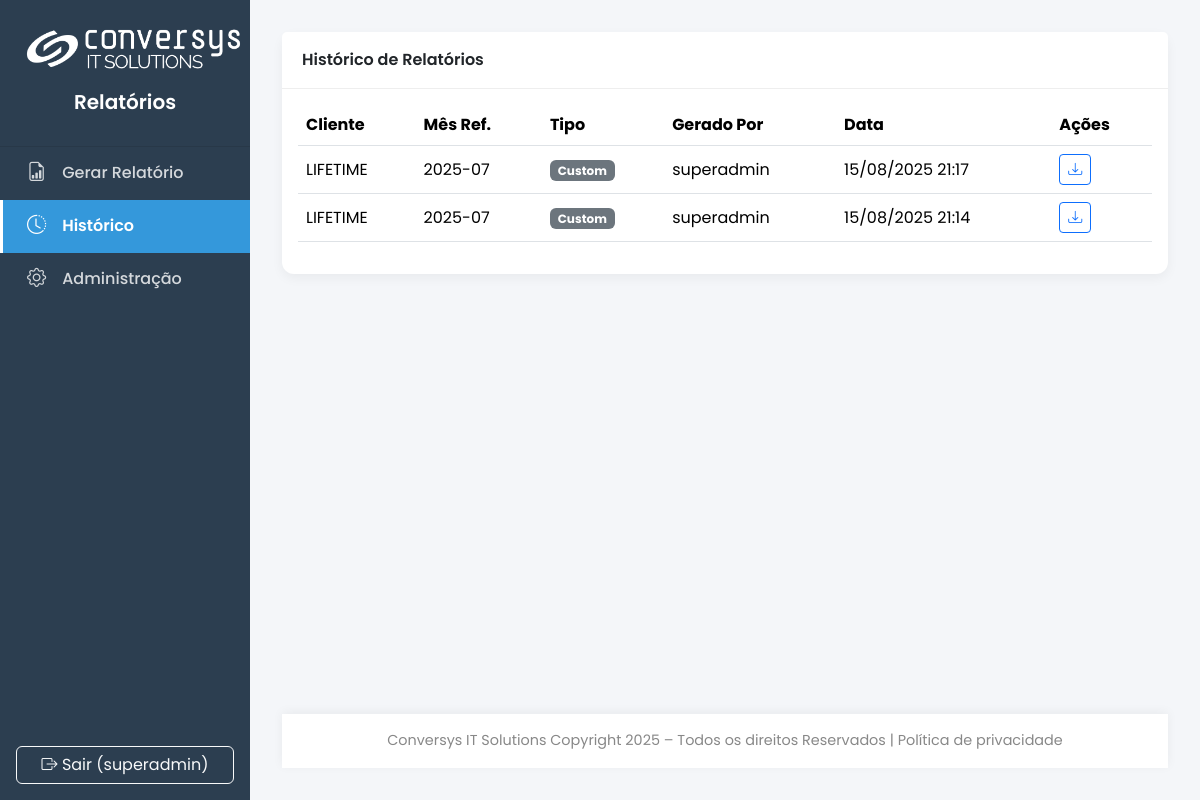
/history (signed in), run on an earlier commit of the app's database.
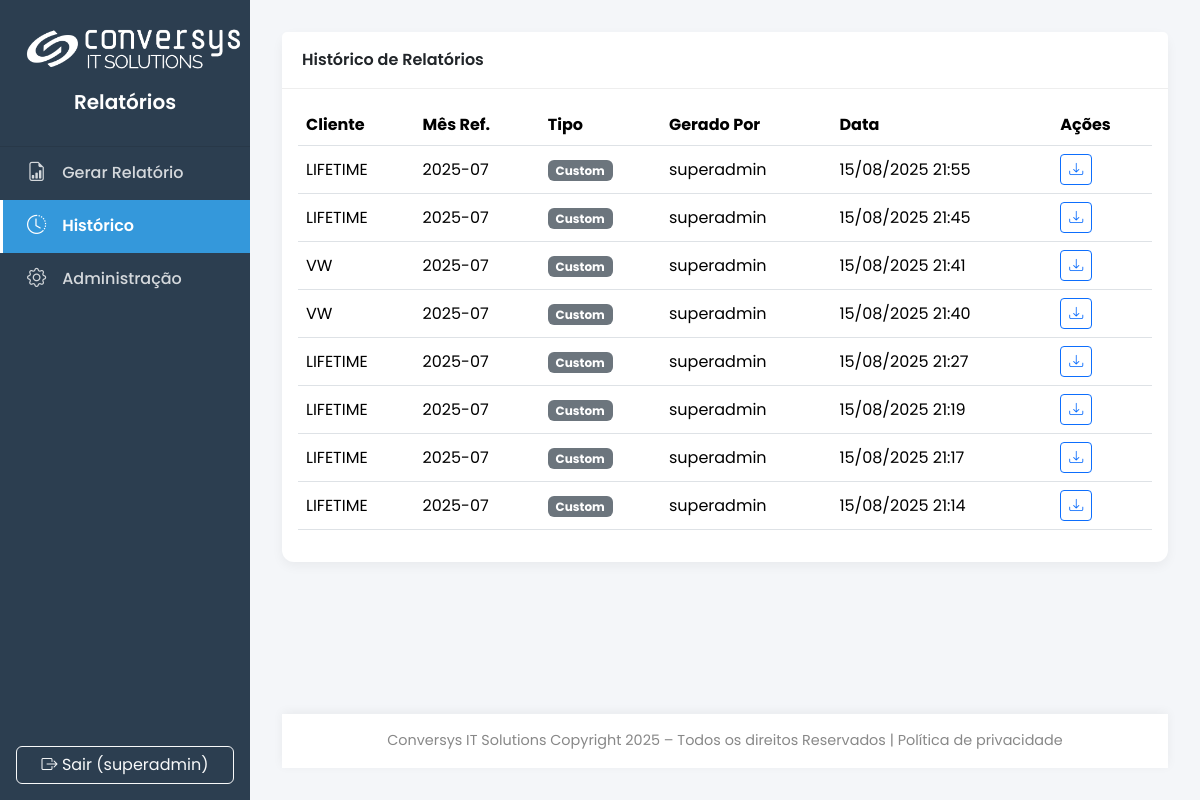
And on a later commit of the database.
### main.py (models this page shows, shortened)
class SystemConfig(db.Model):
    id = db.Column(db.Integer, primary_key=True)
    company_name = db.Column(db.String(100), default="Conversys IT Solutions")
    footer_text = db.Column(db.String(255), default=f"Conversys IT Solutions Copyright {dt.datetime.now().year} – Todos os direitos Reservados | Política de privacidade")
    primary_color = db.Column(db.String(7), default="#2c3e50")
    secondary_color = db.Column(db.String(7), default="#3498db")
    logo_dark_bg_path = db.Column(db.String(255), nullable=True)
    logo_light_bg_path = db.Column(db.String(255), nullable=True)
    logo_size = db.Column(db.Integer, default=50)
    login_media_path = db.Column(db.String(255), nullable=True)
    login_media_fill_mode = db.Column(db.String(10), default='cover')
    login_media_bg_color = db.Column(db.String(7), default='#2c3e50')
    report_cover_path = db.Column(db.String(255), nullable=True)
    report_final_page_path = db.Column(db.String(255), nullable=True)

class User(UserMixin, db.Model):
    id = db.Column(db.Integer, primary_key=True)
    username = db.Column(db.String(64), unique=True, nullable=False)
    password_hash = db.Column(db.String(256))
    role_id = db.Column(db.Integer, db.ForeignKey('role.id'), nullable=False)
    role = db.relationship('Role', backref='users')
    reports = db.relationship('Report', backref='author', lazy=True)
    clients = db.relationship('Client', secondary=user_client_association, lazy='subquery',
                              backref=db.backref('users', lazy=True))
    def has_role(self, role_name): return self.role.name == role_name

class Report(db.Model):
    id = db.Column(db.Integer, primary_key=True)
    filename = db.Column(db.String(255), unique=True, nullable=False)
    file_path = db.Column(db.String(255), nullable=False)
    created_at = db.Column(db.DateTime, default=dt.datetime.utcnow)
    reference_month = db.Column(db.String(7), nullable=False)
    user_id = db.Column(db.Integer, db.ForeignKey('user.id'), nullable=False)
    client_id = db.Column(db.Integer, db.ForeignKey('client.id'), nullable=False)
    report_type = db.Column(db.String(50), default='custom', nullable=False)

class Client(db.Model):
    id = db.Column(db.Integer, primary_key=True)
    name = db.Column(db.String(100), unique=True, nullable=False)
    sla_contract = db.Column(db.Float, nullable=False, default=99.9)
    logo_path = db.Column(db.String(255), nullable=True)
    reports = db.relationship('Report', backref='client', lazy=True, cascade="all, delete-orphan")
    zabbix_groups = db.relationship('ClientZabbixGroup', backref='client', lazy=True, cascade="all, delete-orphan")

### main.py (the view)
@app.route('/history')
@login_required
def history():
    if current_user.has_role('client'):
        client_ids = [c.id for c in current_user.clients]
        query = Report.query.filter(Report.client_id.in_(client_ids))
    else:
        query = Report.query
    reports = query.order_by(Report.created_at.desc()).all()
    return render_template('history.html', title="Histórico", reports=reports)

### main.py (called while the page is built)
@login_manager.user_loader
def load_user(user_id):
    return db.session.get(User, int(user_id))

@app.before_request
def before_request_func():
    g.sys_config = SystemConfig.query.first()

def get_text_color_for_bg(hex_color):
    try:
        hex_color = hex_color.lstrip('#')
        r, g, b = tuple(int(hex_color[i:i+2], 16) for i in (0, 2, 4))
        luminance = (0.299 * r + 0.587 * g + 0.114 * b) / 255
        return '#212529' if luminance > 0.6 else '#ffffff'
    except (ValueError, TypeError):
        return '#ffffff'

### templates/history.html (shortened to what this page needs)
{% extends 'base.html' %}
{% block content %}
<div class="card">
    <div class="card-header">Histórico de Relatórios</div>
    <div class="card-body">
        <div class="table-responsive">
            <table class="table table-hover align-middle">
            <thead><tr><th>Cliente</th><th>Mês Ref.</th><th>Tipo</th><th>Gerado Por</th><th>Data</th><th>Ações</th></tr></thead>
            <tbody>
            {% for report in reports %}
            <tr>
                <td>{{ report.client.name }}</td>
                <td>{{ report.reference_month }}</td>
                <td><span class="badge bg-secondary">{{ report.report_type.replace('_', ' ')|title }}</span></td>
                <td>{{ report.author.username }}</td>
                <td>{{ report.created_at.strftime('%d/%m/%Y %H:%M') }}</td>
                <td><a href="{{ url_for('download_report', report_id=report.id) }}" class="btn btn-sm btn-outline-primary" title="Baixar Novamente"><i class="bi bi-download"></i></a></td>
            </tr>
            {% else %}
            <tr><td colspan="6" class="text-center text-muted p-4">Nenhum relatório no histórico.</td></tr>
            {% endfor %}</tbody></table>
        </div>
    </div>
</div>
{% endblock %}

### templates/base.html (shortened to what this page needs)
<!DOCTYPE html>
<html lang="pt-BR"><head><link href="https://cdn.jsdelivr.net/npm/bootstrap@5.3.3/dist/css/bootstrap.min.css" rel="stylesheet"><link href="https://cdn.jsdelivr.net/npm/bootstrap-icons@1.11.3/font/bootstrap-icons.min.css" rel="stylesheet">
<style>
{% set sidebar_text_color = g.sys_config.primary_color | text_color_for_bg %}
:root { --primary-color: {{ g.sys_config.primary_color | default('#2c3e50') }}; --secondary-color: {{ g.sys_config.secondary_color | default('#3498db') }}; --bg-light: #f4f6f9; --sidebar-width: 250px; }
html, body { height: 100%; }
body { font-family: 'Poppins', sans-serif; background-color: var(--bg-light); display: flex; flex-direction: column; }
.wrapper { display: flex; flex-grow: 1; }
.sidebar { width: var(--sidebar-width); min-height: 100vh; background: var(--primary-color); transition: margin-left 0.3s; display: flex; flex-direction: column; flex-shrink: 0; }
#content { flex-grow: 1; padding: 2rem; display: flex; flex-direction: column; }
.main-content { flex-grow: 1; }
.sidebar-header { padding: 1.5rem; text-align: center; border-bottom: 1px solid rgba(0,0,0,0.1); }
.sidebar-header .logo { display: block; margin: 0 auto; }
.sidebar-header h5 { color: {{ sidebar_text_color }}; font-weight: 600; margin-top: 1rem; }
.sidebar .nav-link { color: {{ sidebar_text_color }}; opacity: 0.8; padding: 0.75rem 1.5rem; display: flex; align-items: center; font-weight: 500; border-left: 3px solid transparent; transition: all 0.2s ease; }
.sidebar .nav-link i { margin-right: 1rem; font-size: 1.2rem; }
.sidebar .nav-link:hover { color: {{ sidebar_text_color }}; opacity: 1; background-color: rgba(0,0,0,0.1); }
.sidebar .nav-link.active { color: #fff; opacity: 1; background-color: var(--secondary-color); border-left-color: #fff; font-weight: 600; }
.top-navbar { background-color: #fff; border-radius: 0.5rem; box-shadow: 0 2px 10px rgba(0,0,0,0.05); margin-bottom: 2rem; }
.top-navbar .nav-link { color: #555; font-weight: 500; }
.top-navbar .nav-link.active { color: var(--secondary-color); font-weight: 600; border-bottom: 2px solid var(--secondary-color); }
.card { border: none; border-radius: 0.75rem; box-shadow: 0 4px 12px rgba(0,0,0,0.05); }
.card-header { background-color: #fff; border-bottom: 1px solid #eee; font-weight: 600; padding: 1rem 1.25rem; }
.footer { text-align: center; padding: 1rem; color: #888; font-size: 0.9em; background-color: #fff; box-shadow: 0 -2px 10px rgba(0,0,0,0.05); margin-top: 2rem; }
.stat-card { color: white; border-radius: 0.75rem; padding: 1.5rem; }
.stat-card h3 { font-size: 2.5rem; font-weight: 700; }
.stat-card p { margin: 0; opacity: 0.9; }
</style></head>
<body><div class="wrapper">
<nav class="sidebar">
<div><div class="sidebar-header">
{% if g.sys_config.logo_dark_bg_path %}
    <img src="{{ url_for('uploaded_file', filename=g.sys_config.logo_dark_bg_path) }}" alt="Logo" class="logo" style="max-height: {{ g.sys_config.logo_size }}px;">
{% endif %}
<h5>{{ g.sys_config.company_name }}</h5></div>
<ul class="nav flex-column">
<li class="nav-item"><a class="nav-link {% if request.endpoint == 'gerar_form' %}active{% endif %}" href="{{ url_for('gerar_form') }}"><i class="bi bi-file-earmark-bar-graph"></i> Gerar Relatório</a></li>
<li class="nav-item"><a class="nav-link {% if request.endpoint == 'history' %}active{% endif %}" href="{{ url_for('history') }}"><i class="bi bi-clock-history"></i> Histórico</a></li>
{% if not current_user.has_role('client') %}
<li class="nav-item"><a class="nav-link {% if 'admin' in request.endpoint %}active{% endif %}" href="{{ url_for('admin_dashboard') }}"><i class="bi bi-gear"></i> Administração</a></li>
{% endif %}
</ul></div>
<div class="mt-auto p-3"><a href="{{ url_for('logout') }}" class="btn btn-outline-light w-100"><i class="bi bi-box-arrow-right"></i> Sair ({{ current_user.username }})</a></div>
</nav>
<main id="content">
<div class="main-content">
{% block content %}{% endblock %}
</div>
<footer class="footer">{{ g.sys_config.footer_text|safe }}</footer>
</main></div>
</body></html>

What changed in the data, as far as the page shows it:
added Report: client.name "LIFETIME", reference_month "2025-07", report_type.replace "Custom", author.username "superadmin", created_at "15/08/2025 21:55"
added Report: client.name "LIFETIME", reference_month "2025-07", report_type.replace "Custom", author.username "superadmin", created_at "15/08/2025 21:45"
added Report: client.name "VW", reference_month "2025-07", report_type.replace "Custom", author.username "superadmin", created_at "15/08/2025 21:41"
added Report: client.name "VW", reference_month "2025-07", report_type.replace "Custom", author.username "superadmin", created_at "15/08/2025 21:40"
added Report: client.name "LIFETIME", reference_month "2025-07", report_type.replace "Custom", author.username "superadmin", created_at "15/08/2025 21:27"
added Report: client.name "LIFETIME", reference_month "2025-07", report_type.replace "Custom", author.username "superadmin", created_at "15/08/2025 21:19"
